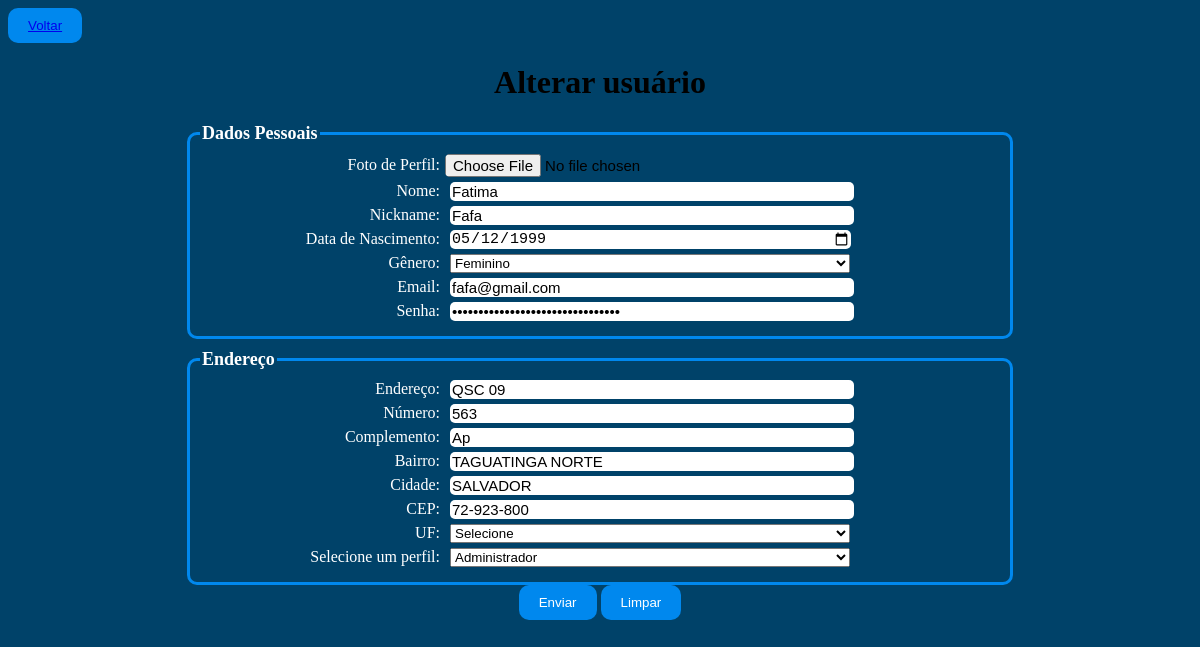
Page /view/alterar_usuario.php?id_usuario=3 (signed in) on the committed database.
### tables this page shows
CREATE TABLE IF NOT EXISTS `usuario` (
  `id_usuario` INT(11) NOT NULL AUTO_INCREMENT,
  `nome_usu` VARCHAR(100) NOT NULL,
  `nickname_usu` VARCHAR(100) NULL DEFAULT NULL,
  `dt_de_nasci_usu` DATE NULL DEFAULT NULL,
  `genero_usu` ENUM('masculino', 'feminino', 'naoBinario', 'naoDeclarar') NOT NULL COMMENT 'Masculino, Feminino, Não Binário, Não Declarar',
  `email_usu` VARCHAR(100) NOT NULL,
  `senha_usu` VARCHAR(60) NOT NULL,
  `situacao_usu` VARCHAR(50) NULL DEFAULT 'Ativo' COMMENT 'Ativo, Inativo ou Bloqueado\\n',
  `foto_usu` VARCHAR(50) NULL DEFAULT NULL,
  `telefone` VARCHAR(20) NULL DEFAULT NULL,
  `cpf_cnpj` VARCHAR(14) NULL DEFAULT NULL,
  `endereco` VARCHAR(70) NULL DEFAULT NULL,
  `numero` CHAR(7) NULL DEFAULT NULL,
  `complemento` VARCHAR(15) NULL DEFAULT NULL,
  `bairro` VARCHAR(70) NULL DEFAULT NULL,
  `cidade` VARCHAR(70) NULL DEFAULT NULL,
  `cep` VARCHAR(15) NULL DEFAULT NULL,
  `uf` CHAR(2) NULL DEFAULT NULL,
  `fk_id_perfil` INT(11) NOT NULL,
  PRIMARY KEY (`id_usuario`, `fk_id_perfil`),
  INDEX `fk_usuario_perfil_usu1_idx` (`fk_id_perfil` ASC) ,
  CONSTRAINT `fk_usuario_perfil_usu1`
    FOREIGN KEY (`fk_id_perfil`)
    REFERENCES `perfil` (`id_perfil`)
    ON DELETE NO ACTION
    ON UPDATE NO ACTION);

### model/conexao.php (called while the page is built)
<?php
class Conexao{
    private static $conexao;
    public static function getInstance(){
        if(!isset(self::$conexao)){
            try{
                $options = array(
                    PDO::ATTR_PERSISTENT => true,
                    PDO::MYSQL_ATTR_INIT_COMMAND => 'SET NAMES UTF8;',
                    PDO::ATTR_ERRMODE => PDO::ERRMODE_EXCEPTION
                );
                self::$conexao = new PDO('mysql:host=localhost;dbname=cine_community','root','', $options);
                self::$conexao->setAttribute(PDO::ATTR_ERRMODE, PDO::ERRMODE_EXCEPTION);
            }catch(PDOException $exc){
                echo "Houve um erro ao se conectar com o Banco de Dados ".$exc->getMessage();
            }
        }
        return self::$conexao;
    }
}
?>

### model/dao/UsuarioDAO.php (called while the page is built, shortened)
<?php
require_once __DIR__ . '/../conexao.php';
require_once __DIR__ . '/../dto/UsuarioDTO.php';
class UsuarioDAO
{
    public $pdo;
    public function __construct()
    {
        $this->pdo = Conexao::getInstance();
    }
    public function recuperarPorID($id)
    {
        try {
            $sql = "SELECT * FROM usuario WHERE id_usuario=?";
            $stmt = $this->pdo->prepare($sql);
            $stmt->bindValue(1, $id);
            $stmt->execute();
            $usuarioFetch = $stmt->fetch(PDO::FETCH_ASSOC);
            if ($usuarioFetch != null) {
                $usuario = new UsuarioDTO();
                $usuario->setId_usuario($usuarioFetch["id_usuario"]);
                $usuario->setNome_usu($usuarioFetch["nome_usu"]);
                $usuario->setNickname_usu($usuarioFetch["nickname_usu"]);
                $usuario->setGenero_usu($usuarioFetch["genero_usu"]);
                $usuario->setDt_de_nasci_usu($usuarioFetch["dt_de_nasci_usu"]);
                $usuario->setEmail_usu($usuarioFetch["email_usu"]);
                $usuario->setSenha_usu($usuarioFetch["senha_usu"]);
                $usuario->setFoto_usu($usuarioFetch["foto_usu"]);
                $usuario->setTelefone($usuarioFetch["telefone"]);
                $usuario->setCpf_cnpj($usuarioFetch["cpf_cnpj"]);
                $usuario->setEndereco($usuarioFetch["endereco"]);
                $usuario->setNumero($usuarioFetch["numero"]);
                $usuario->setComplemento($usuarioFetch["complemento"]);
                $usuario->setBairro($usuarioFetch["bairro"]);
                $usuario->setCidade($usuarioFetch["cidade"]);
                $usuario->setCep($usuarioFetch["cep"]);
                $usuario->setfk_id_perfil($usuarioFetch["fk_id_perfil"]);
                $usuario->setSituacao_usu($usuarioFetch["situacao_usu"]);
                return $usuario;
            }
            return null;
        } catch (PDOException $e) {
            echo $e->getMessage();
            die();
        }
    }
}

### model/dto/UsuarioDTO.php (called while the page is built, shortened)
<?php
class  UsuarioDTO {
    private $nome_usu;
    private $nickname_usu;
    private $dt_de_nasci_usu;
    private $genero_usu;
    private $email_usu;
    private $senha_usu;
    private $foto_usu;
    private $endereco;
    private $numero;
    private $complemento;
    private $bairro;
    private $cidade;
    private $cep;
    public function getNome_usu() {
        return $this->nome_usu;
    }
    public function getNickname_usu() {
        return $this->nickname_usu;
    }
    public function getGenero_usu() {
        return $this->genero_usu;
    }
    public function getDt_de_nasci_usu() {
        return $this->dt_de_nasci_usu;
    }
    public function getEmail_usu() {
        return $this->email_usu;
    }
    public function getSenha_usu() {
        return $this->senha_usu;
    }
    public function getFoto_usu() {
        return $this->foto_usu;
    }
    public function getEndereco() {
        return $this->endereco;
    }
    public function getNumero() {
        return $this->numero;
    }
    public function getComplemento() {
        return $this->complemento;
    }
    public function getBairro() {
        return $this->bairro;
    }
    public function getCidade() {
        return $this->cidade;
    }
    public function getCep() {
        return $this->cep;
    }
    public function setNome_usu($nome_usu) {
        $this->nome_usu = $nome_usu;
    }
    public function setNickname_usu($nickname_usu) {
        $this->nickname_usu = $nickname_usu;
    }
    public function setGenero_usu($genero_usu) {
        $this->genero_usu	 = $genero_usu;
    }
    public function setDt_de_nasci_usu($dt_de_nasci_usu) {
        $this->dt_de_nasci_usu = $dt_de_nasci_usu;
    }
    public function setEmail_usu($email_usu) {
        $this->email_usu = $email_usu;
    }
    public function setSenha_usu($senha_usu) {
        $this->senha_usu = $senha_usu;
    }
    public function setFoto_usu($foto_usu) {
        $this->foto_usu = $foto_usu;
    }
    public function setEndereco($endereco) {
        $this->endereco = $endereco;
    }
    public function setNumero($numero) {
        $this->numero = $numero;
    }
    public function setComplemento($complemento) {
        $this->complemento = $complemento;
    }
    public function setBairro($bairro) {
        $this->bairro = $bairro;
    }
    public function setCidade($cidade) {
        $this->cidade = $cidade;
    }
    public function setCep($cep) {
        $this->cep = $cep;
    }
}

### view/alterar_usuario.php (the view, shortened to what this page needs)
<!DOCTYPE html>
<html lang="pt-br">
<head>
    <link rel="stylesheet" href="../css/stylecadastrar.css">
</head>
<body>
    <?php
    require_once '../model/dao/UsuarioDAO.php';
    require_once '../model/dto/UsuarioDTO.php';
    $usuarioDAO = new UsuarioDAO();
    if (isset($_GET["id_usuario"])) {
        $id = $_GET["id_usuario"];
        $usuario = $usuarioDAO->recuperarPorID($id);
        if ($usuario != null) {
    ?>
          <button class="botao"><a href="../index.php">Voltar</a></button>
            <center>
                <h1>Alterar usuário</h1>
                <form action="../control/control_alterar_usuario.php" method="POST">
                    <fieldset>
                        <legend>Dados Pessoais</legend>
                        <div class="inputBox">
                            <label for="foto_usu">Foto de Perfil:</label>
                            <input type="file" name="foto_usu" id="foto_usu" value="<?= $usuario->getFoto_usu(); ?>"  >
                        </div>
                        <div class="inputBox">
                            <label for="nome_usu">Nome:</label>
                            <input placeholder="Nome" type="text" name="nome_usu" id="nome_usu" value="<?= $usuario->getNome_usu(); ?>" required>
                        </div>
                        <div class="inputBox">
                            <label for="nickname_usu">Nickname:</label>
                            <input placeholder="Nickname" type="text" name="nickname_usu" id="nickname_usu" value="<?= $usuario->getNickname_usu(); ?>" required>
                        </div>
                        <div class="inputBox">
                            <label for="dt_de_nasci_usu">Data de Nascimento:</label>
                            <input placeholder="Data de Nascimento" type="date" name="dt_de_nasci_usu" id="dt_de_nasci_usu" value="<?= $usuario->getDt_de_nasci_usu(); ?>" required>
                        </div>
                        <div class="inputBox">
                            <label for="genero_usu">Gênero:</label>
                            <select id="genero_usu" name="genero_usu">
                                <option value="feminino" <?= ($usuario->getGenero_usu() == 'feminino') ? 'selected' : ''; ?>>Feminino</option>
                            </select>
                        </div>
                        <div class="inputBox">
                            <label for="email_usu">Email:</label>
                            <input placeholder="Email" type="email" name="email_usu" id="email_usu" value="<?= $usuario->getEmail_usu(); ?>" value="<?= $usuario->getEmail_usu(); ?>" required>
                        </div>
                        <div class="inputBox">
                            <label for="senha_usu">Senha:</label>
                            <input placeholder="Senha" type="password" name="senha_usu" id="senha_usu" value="<?= $usuario->getSenha_usu(); ?>" required>
                        </div>
                    </fieldset>
                    <fieldset>
                        <legend>Endereço</legend>
                        <div class="inputBox">
                            <label for="endereco">Endereço:</label>
                            <input placeholder="Endereço" type="text" name="endereco" id="endereco" value="<?= $usuario->getEndereco(); ?>" required>
                        </div>
                        <div class="inputBox">
                            <label for="numero">Número:</label>
                            <input placeholder="Número" type="text" name="numero" id="numero" value="<?= $usuario->getNumero(); ?>" required>
                        </div>
                        <div class="inputBox">
                            <label for="complemento">Complemento:</label>
                            <input placeholder="Complemento" type="text" name="complemento" id="complemento" value="<?= $usuario->getComplemento(); ?>" required>
                        </div>
                        <div class="inputBox">
                            <label for="bairro">Bairro:</label>
                            <input placeholder="Bairro" type="text" name="bairro" id="bairro" value="<?= $usuario->getBairro(); ?>" required>
                        </div>
                        <div class="inputBox">
                            <label for="cidade">Cidade:</label>
                            <input placeholder="Cidade" type="text" name="cidade" id="cidade" value="<?= $usuario->getCidade(); ?>" required>
                        </div>
                        <div class="inputBox">
                            <label for="cep">CEP:</label>
                            <input placeholder="CEP" type="text" name="cep" id="cep" value="<?= $usuario->getCep(); ?>" required>
                        </div>
                        <div class="inputBox">
                            <label for="uf">UF:</label>
                            <select id="uf" name="uf">
                                <option value="0">Selecione</option>
                            </select>
                        </div>
                    <div class="inputBox">
                        <label for="fk_id_perfil">Selecione um perfil:</label>
                        <?php
                        if (isset($_SESSION['id_perfil']) && $_SESSION['id_perfil'] == 1){
                            echo '
                         <select id="fk_id_perfil" name="fk_id_perfil" required>
                         <option value="1">Administrador</option>
                         <option value="2">Moderador</option>
                         <option value="3">Colecionador</option>
                         <option value="4">Usuário</option>
                         </select>';
                        } elseif (isset($_SESSION['id_perfil']) && $_SESSION['id_perfil'] == 3 || $_SESSION['id_perfil'] == 4) {
                            echo '
                            <select id="fk_id_perfil" name="fk_id_perfil" required>
                                <option value="4">Usuário</option>
                                <option value="3">Colecionador</option>
                            </select>';
                        }else{
                            echo '
                         <select id="fk_id_perfil" name="fk_id_perfil" required>
                            <option value="2">Moderador</option>
                         </select>';
                        }
                        ?>
                    </div>
                    </fieldset>
                    <input type="submit" onclick="funCad()" value="Enviar" class="botao">
                    <input type="reset" value="Limpar" class="botao">
                </form>
            </center>
    <?php
        } else {
            echo "Usuário não encontrado.";
        }
    }
    ?>
</body>
</html>

### css/stylecadastrar.css (style rules this page uses)
body { background-color: #004269; }
fieldset { margin-top: 10px; padding: 10px; border: 3px solid #08ef; border-radius: 10px; width: 800px; }
legend { font-weight: bold; font-size: 18px; color: #fff; }
label { display: inline-block; width: 120px; text-align: right; margin-right: 5px; color: #fff; }
input[type="text"], input[type="email"], input[type="date"], input[type="password"], input[type="file"], input[type="tel"] { width: 200px; font-size: 15px; border-radius: 5px; border: none; }
.inputBox { margin-bottom: 5px; }
fieldset .inputBox { display: flex; align-items: center; }
fieldset .inputBox label { flex-basis: 30%; }
fieldset .inputBox input[type="text"], fieldset .inputBox input[type="date"], fieldset .inputBox input[type="email"], fieldset .inputBox input[type="password"], fieldset.inputBox input[type="radio"], fieldset .inputBox select { flex-basis: 50%; margin-left: 5px; }
.botao { margin-top: 0px; background-color: #08ef; color: #fff; border: none; padding: 10px 20px; cursor: pointer; border-radius: 10px; }

### rows in the picture
usuario: nome_usu "Fatima", nickname_usu "Fafa", dt_de_nasci_usu "05/12/1999", genero_usu "Feminino", email_usu "fafa@gmail.com", endereco "QSC 09", numero "563", complemento "Ap", bairro "TAGUATINGA NORTE", cidade "SALVADOR", cep "72-923-800"
